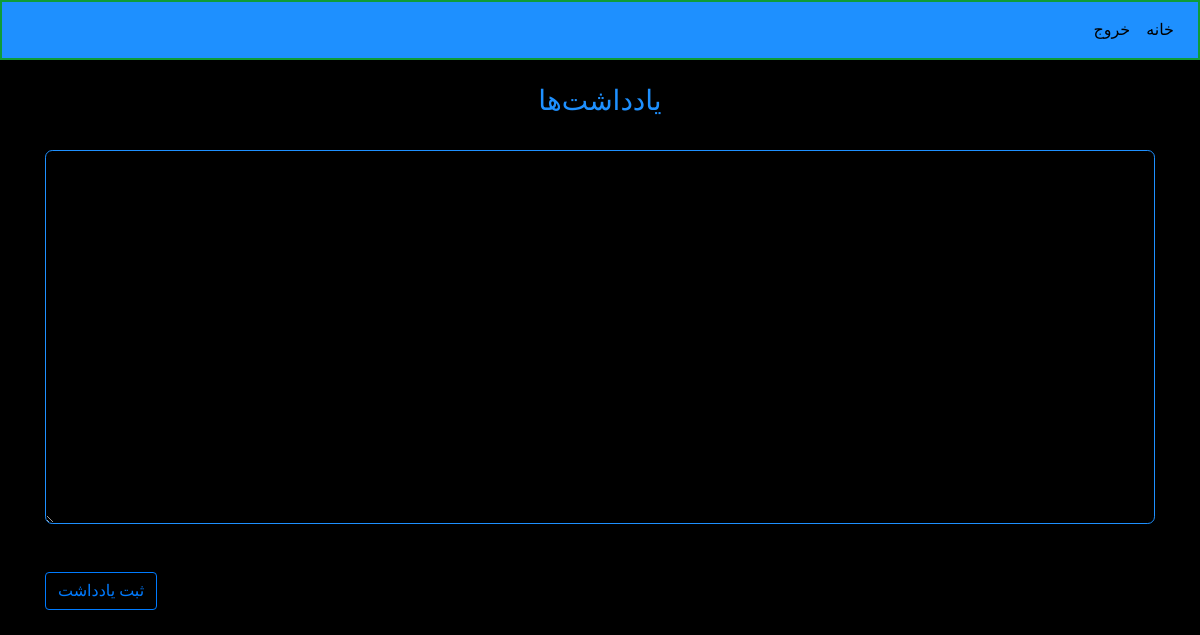
Page / (signed in) on the earlier database version.
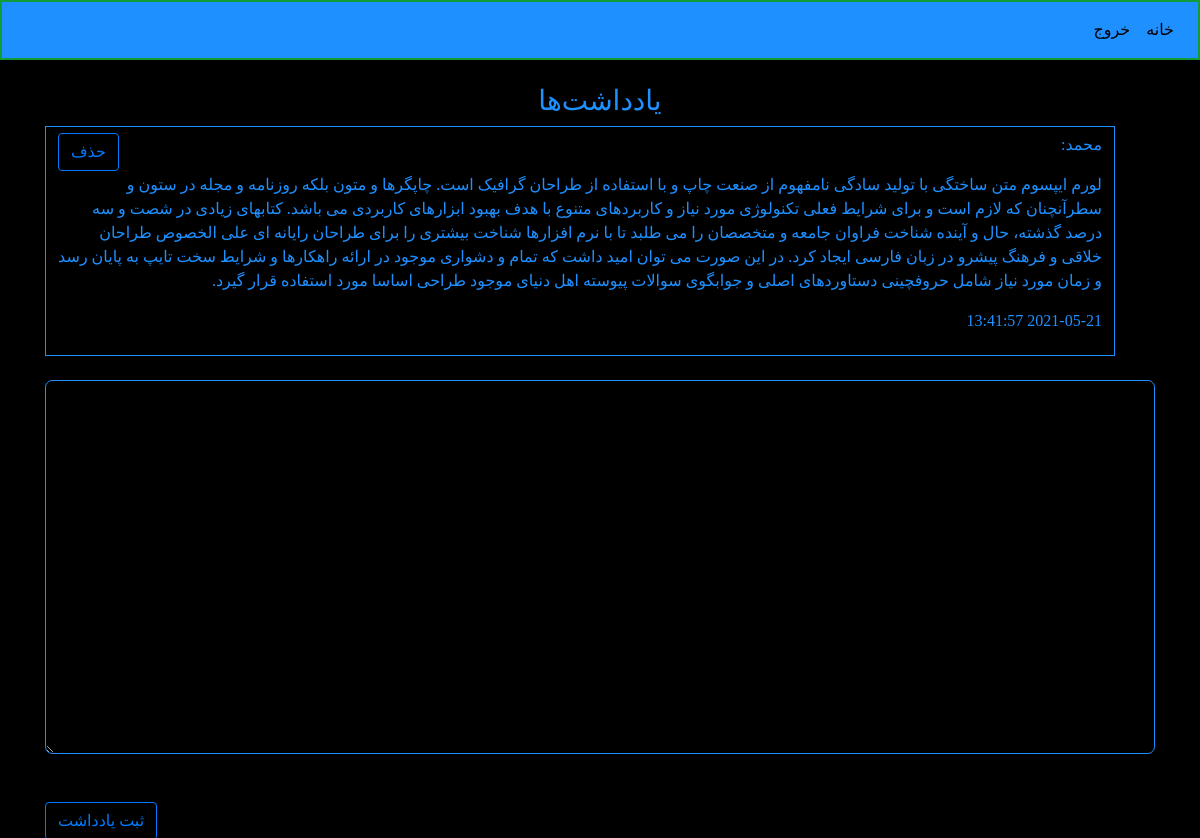
Same page on the later database version.
### website/models.py (models this page shows)
class Note(db.Model):
    id = db.Column(db.Integer, primary_key=True)
    data = db.Column(db.String(10000))
    date = db.Column(db.DateTime(timezone=True), default=func.now())
    user_id = db.Column(db.Integer, db.ForeignKey('user.id'))

class User(db.Model, UserMixin):
    id = db.Column(db.Integer, primary_key=True)
    email = db.Column(db.String(150), unique=True)
    password = db.Column(db.String(150))
    firstname = db.Column(db.String(150))
    lastname = db.Column(db.String(150))
    notes = db.relationship('Note')

### website/views.py (the view, shortened to what this page needs)
@views.route('/', methods=['POST', 'GET'])
@login_required
def home():
    return render_template('index.html', title='خانه', user=current_user)

### website/__init__.py (called while the page is built)
def create_app():
    app = Flask(__name__)
    app.config['SECRET_KEY'] = 'my secret key for flask'.encode('utf8')
    app.config['SQLALCHEMY_DATABASE_URI'] = f'sqlite:///{DB_NAME}'
    app.config['APP_ENV'] = 'development'
    db.init_app(app)
    from .views import views
    from .auth import auth
    app.register_blueprint(views, url_prefix='/')
    app.register_blueprint(auth, url_prefix='/')
    from .models import User, Note
    create_database(app)
    login_manager = LoginManager()
    login_manager.login_view = 'auth.login'
    login_manager.login_message = "برای دیدن این صفحه باید وارد پنل کاربری خود شوید"
    login_manager.login_message_category = "error"
    login_manager.init_app(app)
    @login_manager.user_loader
    def load_user(id):
        return User.query.get(int(id))
    return app

### website/templates/index.html
{% extends 'layout.html' %}
{% block body %}
<br>
<h3 style="text-align: center !important; position: sticky !important;">یادداشت‌ها</h3>
<ul class="list-group list-group-flush" id="notes">
    {% for note in user.notes %}
      <li class="list-group-item">
        <button type="button" class="btn btn-outline-primary float-left" onclick="deleteNote({{note.id}})">
            حذف
        </button>
          <p>{{user.firstname}}:</p>
          <p>{{note.data}} </p>
          <p>{{note.date}}</p>
        </li>
    {% endfor %}
</ul><br>
    <form action="#" method="POST">
        <textarea name="note" id="note" class="form-control" cols="40" rows="15"></textarea>
        <br/><br/>
        <div align='center'>
            <button style="float: left;" type="submit" class="btn btn-outline-primary">ثبت یادداشت</button>
        </div>
    </form>
{% endblock body %}

### website/templates/layout.html (shortened to what this page needs)
<!DOCTYPE html>
<html lang="fa-IR" dir="rtl">
<head>
    <link rel="stylesheet" href="https://cdn.jsdelivr.net/npm/bootstrap@4.5.3/dist/css/bootstrap.min.css">
    <link href="https://cdn.jsdelivr.net/gh/rastikerdar/vazir-font@v28.0.0/dist/font-face.css" rel="stylesheet" type="text/css" />
    <link rel="stylesheet" href="{{url_for('static', filename='style.css')}}">
</head>
<body>
    <nav class="navbar navbar-expand-lg navbar-outline-dark">
        <div class="collapse navbar-collapse" id="navbar">
            <div class="navbar-nav">
                {% if user.is_authenticated %}
                <a class="nav-item nav-link" id="home" href="{{url_for('views.home')}}">خانه</a>
                <a class="nav-item nav-link" id="logout" href="{{url_for('auth.logout')}}">خروج</a>
                {% else %}
                <a class="nav-item nav-link" id="signup" href="{{url_for('auth.signup')}}">ثبت نام</a>
                <a class="nav-item nav-link" id="login" href="{{url_for('auth.login')}}">ورود</a>
                {% endif %}
            </div>
        </div>
    </nav>
    <div class="container">
    {% block body %}
    {% endblock body %}
</div>
</body>
</html>

### website/static/style.css (style rules this page uses)
* { direction:rtl !important; text-align:right !important; font-family: 'Vazir' !important; }
body, form { background-color: black !important; color: dodgerblue !important; }
.navbar { background-color: dodgerblue; border: 1px solid rgb(15, 156, 57); position: sticky; }
.nav-link { color:black; font-size: 12pt; transition: font-size ease-in-out 0.3s; }
.form-control { display:block; width: 100%; height: calc(1.5em + .75rem + 2px); padding: .375rem .75rem; font-size: 1rem; font-weight: 400; line-height: 1.5; color: dodgerblue !important; background-color: black; background-clip: padding-box; border: 1px solid dodgerblue; border-radius: .45rem; transition: border-color .15s ease-in-out,box-shadow .15s ease-in-out; }
.list-group-item { display:block; width: 100%; padding: .375rem .75rem; font-size: 1rem; font-weight: 400; line-height: 1.5; color: dodgerblue !important; background-color: black; background-clip: padding-box; border: 1px solid dodgerblue !important; border-radius: .45rem; transition: border-color .15s ease-in-out,box-shadow .15s ease-in-out, width 0.1s ease-in-out; }

Differences in the rows shown:
added Note: data "لورم ایپسوم متن ساختگی با تولید سادگی نامفهوم از صنعت چاپ و با استفاده از طراحان گرافیک است. چاپگرها و متون بلکه روزنامه و مجله در ستون و سطرآنچنان که لازم است و برای شرایط فعلی تکنولوژی مورد نیاز و کاربردهای متنوع با هدف بهبود ابزارهای کاربردی می باشد. کتابهای زیادی در شصت و سه درصد گذشته، حال و آینده شناخت فراوان جامعه و متخصصان را می طلبد تا با نرم افزارها شناخت بیشتری را برای طراحان رایانه ای علی الخصوص طراحان خلاقی و فرهنگ پیشرو در زبان فارسی ایجاد کرد. در این صورت می توان امید داشت که تمام و دشواری موجود در ارائه راهکارها و شرایط سخت تایپ به پایان رسد و زمان مورد نیاز شامل حروفچینی دستاوردهای اصلی و جوابگوی سوالات پیوسته اهل دنیای موجود طراحی اساسا مورد استفاده قرار گیرد.", date "2021-05-21 13:41:57"
now on this page (row unchanged): User: firstname "محمد"
